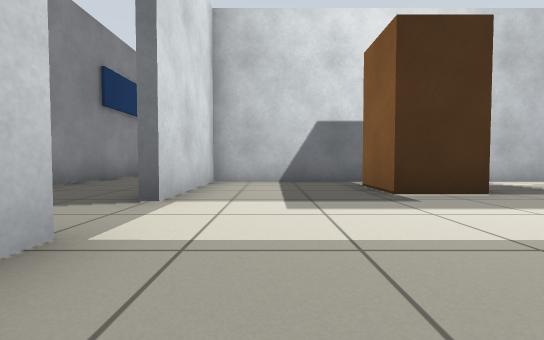
[1] (above)

18 first-person views from a walk through a robot-simulator world made for Gazebo. The camera is 0.5 m above the floor, tilts 2° down and sees 90° across. Floor lines are 1 m apart. The floor is counted in squares, 1 m on a side. Each view is taken from the middle of a square. On the plan, view 1 faces up. The plan holds only what a view shows up to about 9 squares ahead; the rest is blank. The place goes on beyond the plan.

[2]
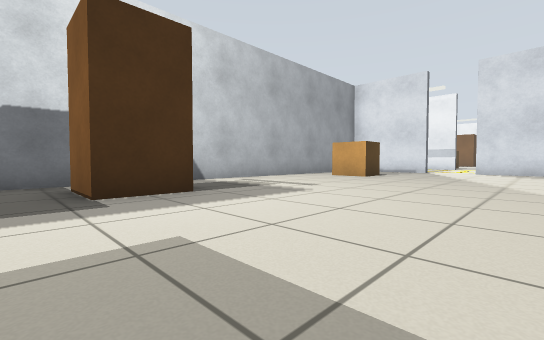

[3]
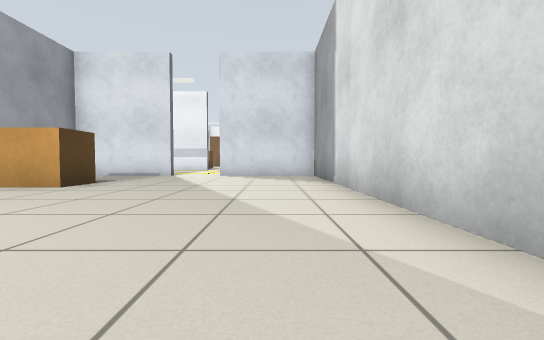

[4]
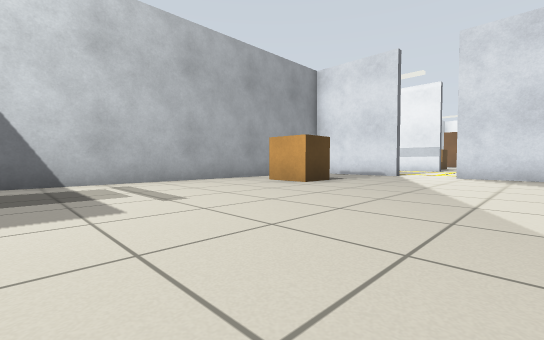

[5]
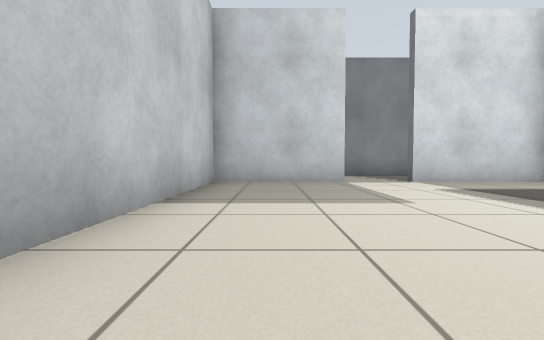

[6]
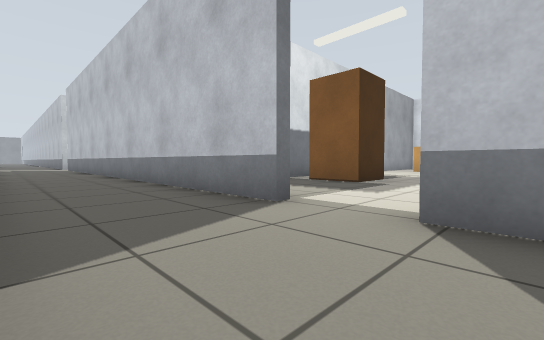

[7]
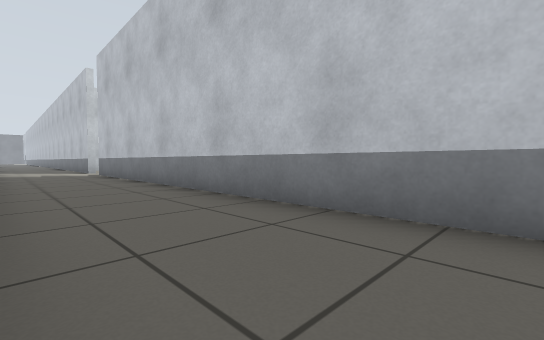

[8]
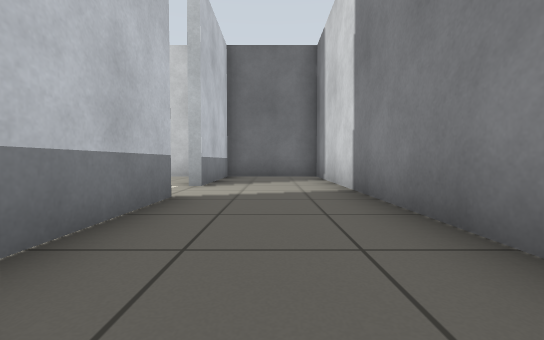

[9]
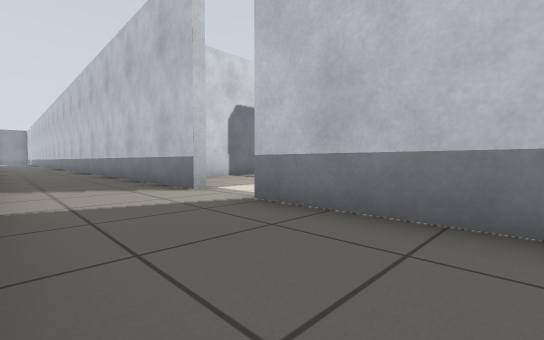

[10]
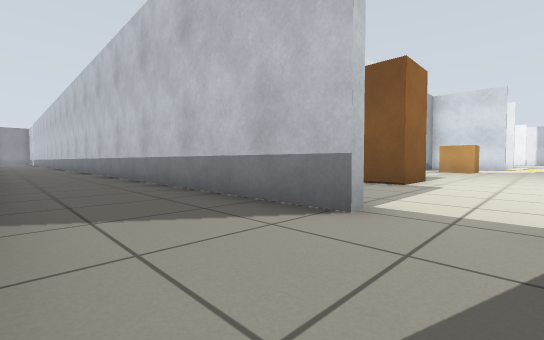

[11]
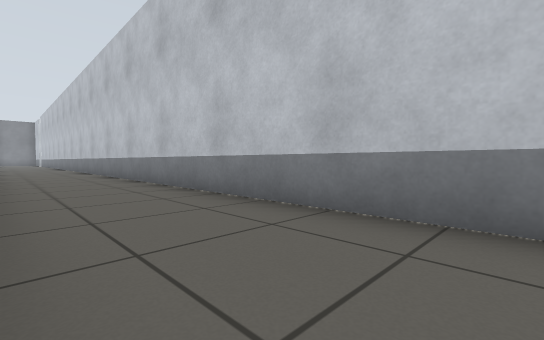

[12]
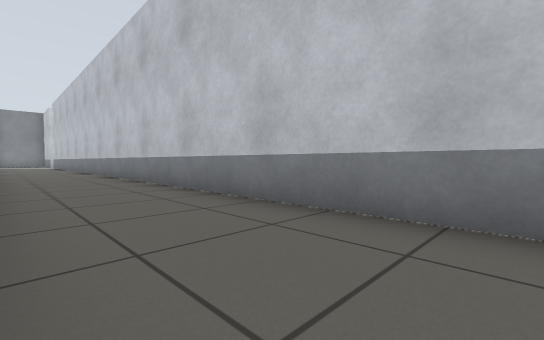

[13]
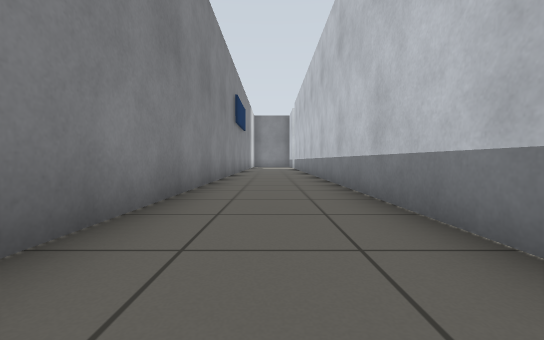

[14]
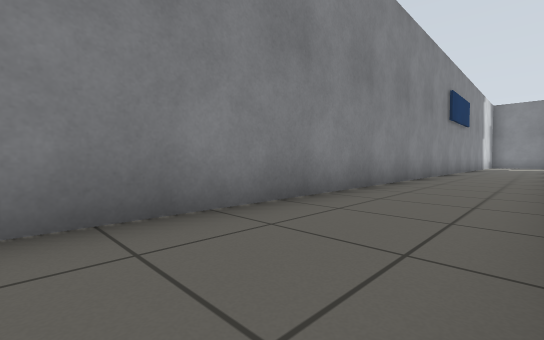

[15]
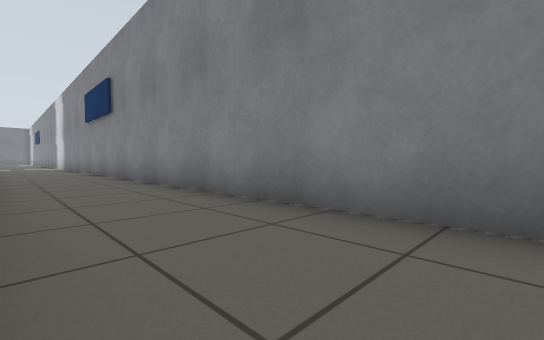

[16]
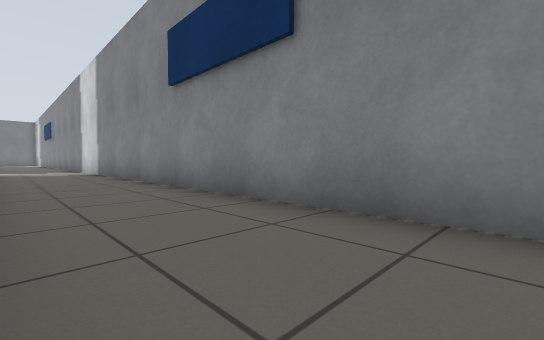

[17]
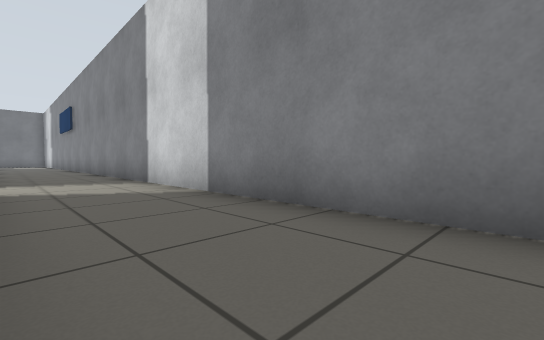

[18]
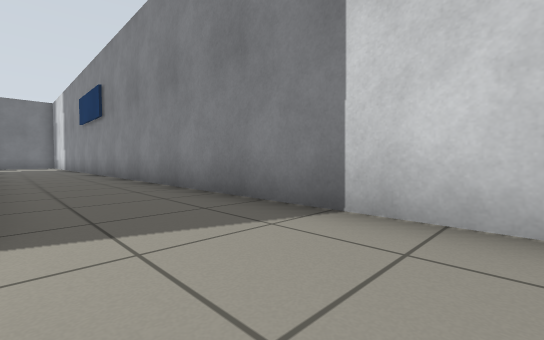

### Floor plan
Points are (right, up) in squares from view 1. A wall is a line through its corners. A room is listed if a view was taken in it or the views show most of it. See-through windows are left out.
Room 1 (views 1, 2, 3, 4, 5)
walls: (5.2, -1.4) (12.9, -1.4) (12.9, 1.8); (12.9, 3.2) (12.9, 6.4) (-1.4, 6.4) (-1.4, 3.2); (-1.4, 1.8) (-1.4, -1.4) (3.8, -1.4)
ways out: opening at (-1, 2.5) to room 2; opening at (13, 2.5)
objects: crate (2, 4) to (3, 5); pallet (9, 4) to (10, 5)
Room 2 (views 6, 7, 8, 9, 10, 11, 12, 13, 14, 15, 16, 17, 18)
walls: (-1.6, 19.2) (-1.6, 46); (-1.6, 3.2) (-1.6, 17.8); (-4.4, 46.5) (-4.4, -1.4) (-1.6, -1.4) (-1.6, 1.8)
ways out: opening at (-1, 2.5) to room 1; opening at (-1, 18.5)

Where each view was taken, in squares from view 1:
view 1: 0 up, 0 right, facing up
view 2: 0 up, 1 right, facing up-right
view 3: 0 up, 4 right, facing right
view 4: 0 up, 4 right, facing up-right
view 5: 0 up, 5 right, facing left
view 6: 1 up, 4 left, facing up-right
view 7: 7 up, 4 left, facing up-right
view 8: 7 up, 3 left, facing down
view 9: 15 up, 4 left, facing up-right
view 10: 18 up, 4 left, facing up-right
view 11: 25 up, 4 left, facing up-right
view 12: 32 up, 4 left, facing up-right
view 13: 37 up, 3 left, facing up
view 14: 36 up, 2 left, facing up-left
view 15: 39 up, 2 left, facing down-left
view 16: 32 up, 2 left, facing down-left
view 17: 25 up, 2 left, facing down-left
view 18: 20 up, 2 left, facing down-left
